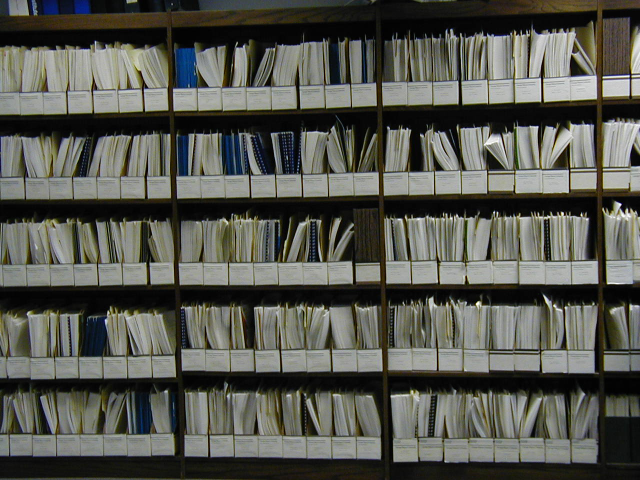
#> input picture 3DVision/opencv/images/shelves.jpg, 1280 x 960 px (shown at 1/2 size)
$ python -i harris_corner.py   (imports and definitions only)
#> lines starting #> are read from the running program, lines starting #| are printed output that depends on the picture
import numpy as np
import matplotlib.pyplot as plt
import cv2

from .utils import compute_gradient


def NMS(img: np.ndarray):
    """
    9-point NMS
    """
    H, W = img.shape
    center_x, center_y = np.meshgrid(np.arange(W), np.arange(H))
    top = np.clip(center_y - 1, 0, H - 1)
    bottom = np.clip(center_y + 1, 0, H - 1)
    left = np.clip(center_x - 1, 0, W - 1)
    right = np.clip(center_x + 1, 0, W - 1)

    row_iters = [top, center_y, bottom]
    col_iters = [left, center_x, right]
    mask = np.ones_like(img, dtype=bool)

    for i, row_iter in enumerate(row_iters):
        for j, col_iter in enumerate(col_iters):
            if i == 1 and j == 1:
                continue
            mask &= (img[center_y, center_x] > img[row_iter, col_iter])

    return mask


def compute_features(img: np.ndarray, win_size=11, min_eig_th=0.05, border=20, max_num_pts=1000,
                     min_dist_pix=10, if_show=False, if_return_st=False, **kwargs):
    """
    Returns
    -------
    x, y: np.ndarray
       Locations of features in xy-coordinate, of shape (N,)
    structure_tensor: np.ndarray
        [Ix, Iy, Ixx, Iyy, Ixy] if specifies "if_return_st = True", otherwise this is not returned
    """
    H, W = img.shape
    Ix, Iy = compute_gradient(img)
    Ixx = cv2.GaussianBlur(Ix ** 2, (win_size, win_size), sigmaX=0)
    Iyy = cv2.GaussianBlur(Iy ** 2, (win_size, win_size), sigmaX=0)
    Ixy = cv2.GaussianBlur(Ix * Iy, (win_size, win_size), sigmaX=0)

    trace = Ixx + Iyy
    det = Ixx * Iyy - Ixy ** 2
    diff_half = np.sqrt((trace / 2) ** 2 - det)
    quality = np.minimum(np.abs(trace / 2 + diff_half), np.abs(trace / 2 - diff_half))  # lambda1 or lambda2

    mask_border = np.zeros_like(img, dtype=bool)
    mask_border[border : H - border, border : W - border] = True
    quality *= mask_border
    mask_thresh = (quality > min_eig_th * np.max(quality))
    quality *= mask_thresh
    mask_nms = NMS(quality)
    quality *= mask_nms

    quality_flatten = quality.ravel()
    inds = np.argsort(quality_flatten, axis=-1)[::-1]
    inds = inds[:min(len(inds), max_num_pts)]
    ind_rows, ind_cols = np.unravel_index(inds, img.shape)

    # filter by min dist
    num_features = len(ind_rows)
    pts = np.concatenate([ind_cols.reshape((1, -1)), ind_rows.reshape((1, -1))], axis=0)  # (2, N)
    pts_norm_sq = np.linalg.norm(pts, axis=0) ** 2  # (N,)
    D = np.tile(pts_norm_sq.reshape((-1, 1)), (1, num_features)) + \
        np.tile(pts_norm_sq.reshape((1, -1)), (num_features, 1)) - 2 * pts.T @ pts  # (N, N)
    D -= min_dist_pix ** 2
    D = np.tril(D, k=-1)
    D_sum = D.sum(axis=1)  # (N,)
    inds_sel = np.argwhere(D_sum >= 0)
    ind_rows, ind_cols = ind_rows[inds_sel], ind_cols[inds_sel]

    if if_show:
        img_copy = cv2.cvtColor(img, cv2.COLOR_GRAY2BGR)
        img_copy = (img_copy * 255).astype(np.uint8)
        for x, y in zip(ind_cols, ind_rows):
            img_copy = cv2.drawMarker(img_copy, (x, y), color=(0, 0, 255), markerSize=kwargs.get("markerSize", 10),
                                      thickness=kwargs.get("thickness", 2), line_type=cv2.LINE_AA)

        plt.imshow(cv2.cvtColor(img_copy, cv2.COLOR_BGR2RGB))
        plt.show()

    ind_cols = ind_cols.ravel()
    ind_rows = ind_rows.ravel()

    if if_return_st:
        return ind_cols, ind_rows, [Ix, Iy, Ixx, Iyy, Ixy]

    return ind_cols, ind_rows

>>> import cv2
>>> picture = cv2.imread('../../opencv/images/shelves.jpg', cv2.IMREAD_GRAYSCALE)
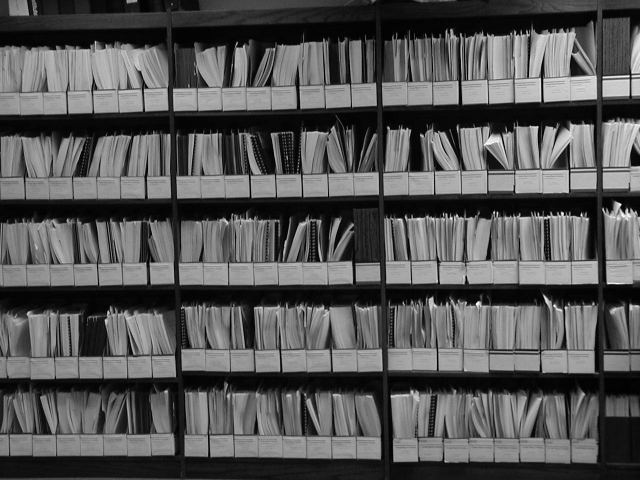
#> picture: shape (960, 1280) (shown at 1/2 size); min 0, max 255, mean 87.1
>>> result = compute_features(picture)
#> (the run stopped early here; a loop or call above may not have finished)
